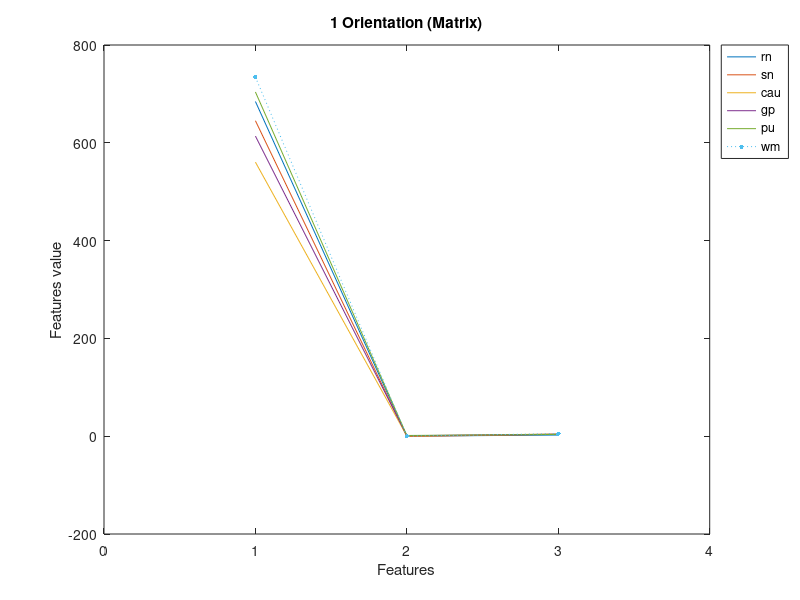
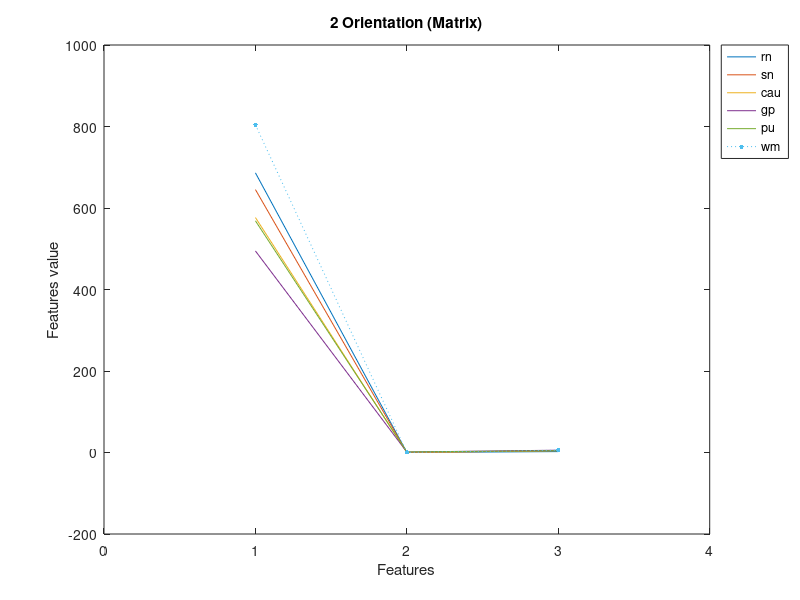
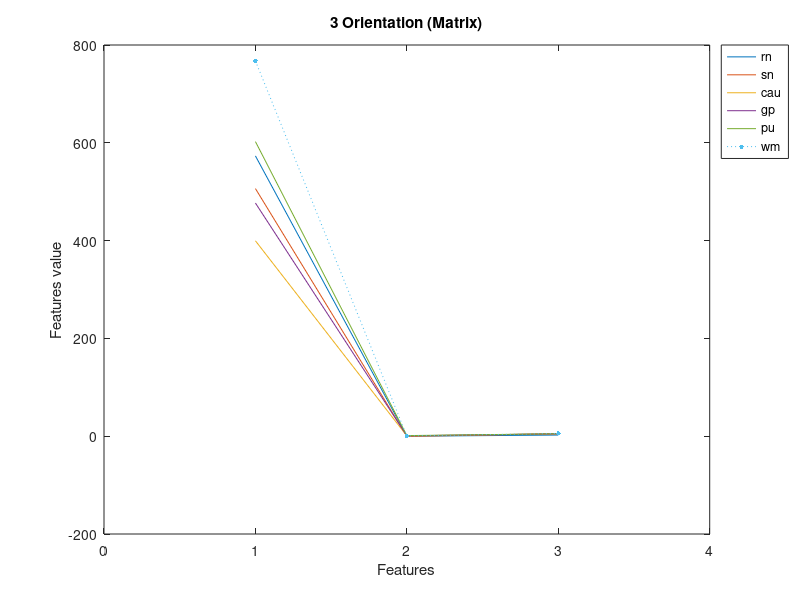
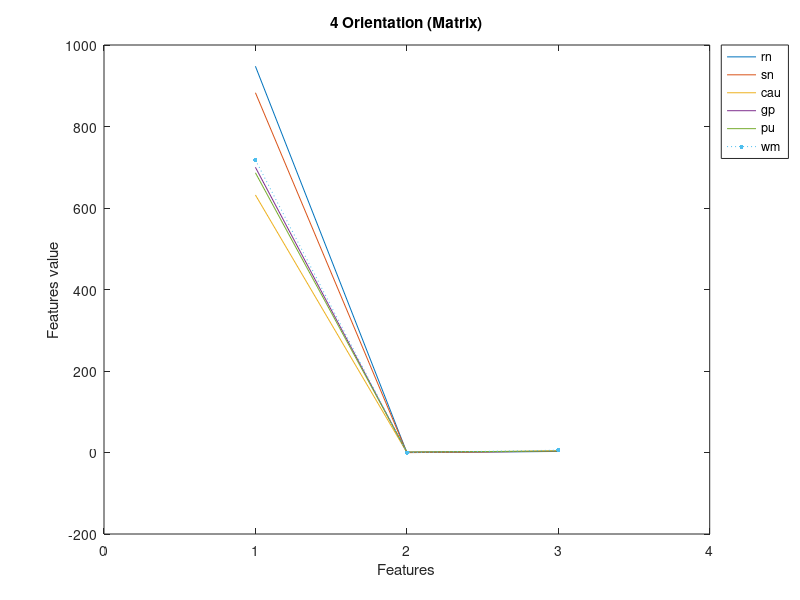

Here is the MATLAB script that generated these plots, in order:
load('t_rn.mat');
load('t_sn.mat');
load('t_cau.mat');
load('t_pu.mat');
load('t_gp.mat');
load('t_wm.mat');
load('tg_rn.mat');
load('tg_sn.mat');
load('tg_cau.mat');
load('tg_pu.mat');
load('tg_gp.mat');
load('tg_wm.mat');

tot=cell(1,12);
for i=1:12
    tot{i}=[t_rn(i,:); t_sn(i,:); t_cau(i,:); t_pu(i,:); t_gp(i,:); t_wm(i,:)];
end

totg=cell(1,12);
for l=1:12
    totg{l}=[tg_rn(l,:); tg_sn(l,:); tg_cau(l,:); tg_pu(l,:); tg_gp(l,:); tg_wm(l,:)];
end

%% All ROI global 
for l=1:12
    figure2 = figure('WindowState','maximized');
    x2=[1 2 3];
    plot2=plot(x2,totg{l}(1,:),x2,totg{l}(2,:),x2,totg{l}(3,:),x2,totg{l}(4,:),x2,totg{l}(5,:),x2,totg{l}(6,:),...
        'Marker','.','MarkerSize', 10, 'LineStyle', ':');
    set(plot2(1),'DisplayName','rn');
    set(plot2(2),'DisplayName','sn');
    set(plot2(3),'DisplayName','cau');
    set(plot2(4),'DisplayName','gp');
    set(plot2(5),'DisplayName','pu');
    set(plot2(6),'DisplayName','wm');
    xlim([0 4]);
    title(sprintf('%d Orientation (Matrix)',l));
    xlabel('Features');
    ylabel('Features value');
    legend(gca,'show');
    set(legend,'Location','northeastoutside');
    saveas(gcf, sprintf('plot/totg_%d.png',l))
end

%% All ROI matrix
for i=1:12
    figure1 = figure('WindowState','maximized');
    x=[1,2,3,4,5,6,7,8,9,10,11,12,13,14,15,16,17,18,19,20,22,22,23,24,25,26,27,28,29,30,31,32,33,34,35,36];
    plot=semilogy(x,tot{i}(1,:),x,tot{i}(2,:),x,tot{i}(3,:),x,tot{i}(4,:),x,tot{i}(5,:),x,tot{i}(6,:),...
        'Marker','.','MarkerSize', 10, 'LineStyle', ':');
    set(plot(1),'DisplayName','rn');
    set(plot(2),'DisplayName','sn');
    set(plot(3),'DisplayName','cau');
    set(plot(4),'DisplayName','gp');
    set(plot(5),'DisplayName','pu');
    set(plot(6),'DisplayName','wm');
    title(sprintf('%d orientation (Matrix)',i));
    xlabel('Features');
    ylabel('Features value');
    xlim([0 37]);
    set(gca,'XMinorTick','on','YGrid','on');
    legend(gca,'show');
    set(legend,'Location','northeastoutside');
    saveas(gcf, sprintf('plot/tot_%d.png',i))
end
